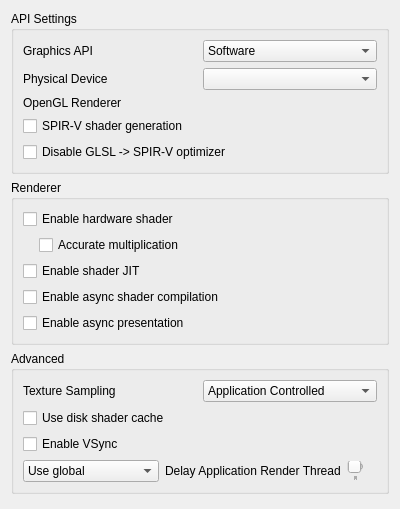
<?xml version="1.0" encoding="UTF-8"?>
<ui version="4.0">
 <class>ConfigureGraphics</class>
 <widget class="QWidget" name="ConfigureGraphics">
  <property name="geometry">
   <rect>
    <x>0</x>
    <y>0</y>
    <width>400</width>
    <height>509</height>
   </rect>
  </property>
  <property name="minimumSize">
   <size>
    <width>0</width>
    <height>0</height>
   </size>
  </property>
  <property name="windowTitle">
   <string>Form</string>
  </property>
  <property name="accessibleName">
   <string>Graphics</string>
  </property>
  <layout class="QVBoxLayout" name="verticalLayout">
   <item>
    <widget class="QGroupBox" name="apiBox">
     <property name="title">
      <string>API Settings</string>
     </property>
     <layout class="QVBoxLayout" name="verticalLayout_3">
      <item>
       <widget class="QWidget" name="graphics_api_group" native="true">
        <layout class="QHBoxLayout" name="graphics_api_group_2">
         <property name="leftMargin">
          <number>0</number>
         </property>
         <property name="topMargin">
          <number>0</number>
         </property>
         <property name="rightMargin">
          <number>0</number>
         </property>
         <property name="bottomMargin">
          <number>0</number>
         </property>
         <item>
          <widget class="QLabel" name="graphics_api_label">
           <property name="text">
            <string>Graphics API</string>
           </property>
          </widget>
         </item>
         <item>
          <widget class="QComboBox" name="graphics_api_combo">
           <item>
            <property name="text">
             <string>Software</string>
            </property>
           </item>
           <item>
            <property name="text">
             <string>OpenGL</string>
            </property>
           </item>
           <item>
            <property name="text">
             <string>Vulkan</string>
            </property>
           </item>
          </widget>
         </item>
        </layout>
       </widget>
      </item>
      <item>
       <widget class="QWidget" name="physical_device_group" native="true">
        <layout class="QHBoxLayout" name="physical_device_group_2">
         <property name="leftMargin">
          <number>0</number>
         </property>
         <property name="topMargin">
          <number>0</number>
         </property>
         <property name="rightMargin">
          <number>0</number>
         </property>
         <property name="bottomMargin">
          <number>0</number>
         </property>
         <item>
          <widget class="QLabel" name="physical_device_label">
           <property name="text">
            <string>Physical Device</string>
           </property>
          </widget>
         </item>
         <item>
          <widget class="QComboBox" name="physical_device_combo"/>
         </item>
        </layout>
       </widget>
      </item>
      <item>
       <widget class="QWidget" name="opengl_renderer_group" native="true">
        <layout class="QHBoxLayout" name="opengl_renderer_group_2">
         <property name="leftMargin">
          <number>0</number>
         </property>
         <property name="topMargin">
          <number>0</number>
         </property>
         <property name="rightMargin">
          <number>0</number>
         </property>
         <property name="bottomMargin">
          <number>0</number>
         </property>
         <item>
          <widget class="QLabel" name="opengl_renderer_label">
           <property name="text">
            <string>OpenGL Renderer</string>
           </property>
          </widget>
         </item>
         <item>
          <widget class="QLabel" name="opengl_renderer_name_label"/>
         </item>
        </layout>
       </widget>
      </item>
      <item>
       <widget class="QCheckBox" name="spirv_shader_gen">
        <property name="text">
         <string>SPIR-V shader generation</string>
        </property>
       </widget>
      </item>
      <item>
       <widget class="QCheckBox" name="disable_spirv_optimizer">
        <property name="text">
         <string>Disable GLSL -> SPIR-V optimizer</string>
        </property>
        <property name="toolTip">
         <string>&lt;html&gt;&lt;head/&gt;&lt;body&gt;&lt;p&gt;Disables the SPIR-V optimization pass, reducing stuttering considerably while barely affecting performance.&lt;/p&gt;&lt;/body&gt;&lt;/html&gt;</string>
        </property>
       </widget>
      </item>
     </layout>
    </widget>
   </item>
   <item>
    <widget class="QGroupBox" name="rendererBox">
     <property name="title">
      <string>Renderer</string>
     </property>
     <layout class="QVBoxLayout" name="verticalLayout_6">
      <item>
       <widget class="QWidget" name="hw_renderer_group" native="true">
        <layout class="QVBoxLayout" name="verticalLayout_5">
         <property name="leftMargin">
          <number>0</number>
         </property>
         <property name="topMargin">
          <number>0</number>
         </property>
         <property name="rightMargin">
          <number>0</number>
         </property>
         <property name="bottomMargin">
          <number>0</number>
         </property>
         <item>
          <widget class="QCheckBox" name="toggle_hw_shader">
           <property name="toolTip">
            <string>&lt;html&gt;&lt;head/&gt;&lt;body&gt;&lt;p&gt;Use the selected graphics API to accelerate shader emulation.&lt;/p&gt;&lt;p&gt;Requires a relatively powerful GPU for better performance.&lt;/p&gt;&lt;/body&gt;&lt;/html&gt;</string>
           </property>
           <property name="text">
            <string>Enable hardware shader</string>
           </property>
          </widget>
         </item>
         <item>
          <widget class="QWidget" name="hw_shader_group" native="true">
           <layout class="QVBoxLayout" name="verticalLayout_7">
            <property name="leftMargin">
             <number>16</number>
            </property>
            <property name="topMargin">
             <number>0</number>
            </property>
            <property name="rightMargin">
             <number>0</number>
            </property>
            <property name="bottomMargin">
             <number>0</number>
            </property>
            <item>
             <widget class="QCheckBox" name="toggle_accurate_mul">
              <property name="toolTip">
               <string>&lt;html&gt;&lt;head/&gt;&lt;body&gt;&lt;p&gt;Correctly handle all edge cases in multiplication operation in shaders. &lt;/p&gt;&lt;p&gt;Some applications requires this to be enabled for the hardware shader to render properly.&lt;/p&gt;&lt;p&gt;However this would reduce performance in most applications.&lt;/p&gt;&lt;/body&gt;&lt;/html&gt;</string>
              </property>
              <property name="text">
               <string>Accurate multiplication</string>
              </property>
             </widget>
            </item>
           </layout>
          </widget>
         </item>
        </layout>
       </widget>
      </item>
      <item>
       <widget class="QCheckBox" name="toggle_shader_jit">
        <property name="toolTip">
         <string>&lt;html&gt;&lt;head/&gt;&lt;body&gt;&lt;p&gt;Use the JIT engine instead of the interpreter for software shader emulation. &lt;/p&gt;&lt;p&gt;Enable this for better performance.&lt;/p&gt;&lt;/body&gt;&lt;/html&gt;</string>
        </property>
        <property name="text">
         <string>Enable shader JIT</string>
        </property>
       </widget>
      </item>
      <item>
       <widget class="QCheckBox" name="toggle_async_shaders">
        <property name="toolTip">
         <string>&lt;html&gt;&lt;head/&gt;&lt;body&gt;&lt;p&gt;Compile shaders using background threads to avoid shader compilation stutter. Expect temporary graphical glitches&lt;/p&gt;&lt;/body&gt;&lt;/html&gt;</string>
        </property>
        <property name="text">
         <string>Enable async shader compilation</string>
        </property>
       </widget>
      </item>
      <item>
       <widget class="QCheckBox" name="toggle_async_present">
        <property name="toolTip">
         <string>&lt;html&gt;&lt;head/&gt;&lt;body&gt;&lt;p&gt;Perform presentation on separate threads. Improves performance when using Vulkan in most applications.&lt;/p&gt;&lt;/body&gt;&lt;/html&gt;</string>
        </property>
        <property name="text">
         <string>Enable async presentation</string>
        </property>
       </widget>
      </item>
     </layout>
    </widget>
   </item>
   <item>
    <widget class="QGroupBox" name="groupBox">
     <property name="title">
      <string>Advanced</string>
     </property>
     <layout class="QVBoxLayout" name="verticalLayout_2">
      <item>
       <widget class="QWidget" name="widget_texture_sampling" native="true">
        <layout class="QHBoxLayout" name="horizontalLayout_2">
         <property name="leftMargin">
          <number>0</number>
         </property>
         <property name="topMargin">
          <number>0</number>
         </property>
         <property name="rightMargin">
          <number>0</number>
         </property>
         <property name="bottomMargin">
          <number>0</number>
         </property>
         <item>
          <widget class="QLabel" name="texture_sampling_label">
           <property name="toolTip">
            <string>&lt;html&gt;&lt;head/&gt;&lt;body&gt;&lt;p&gt;Overrides the sampling filter used by applications. This can be useful in certain cases with poorly behaved applications when upscaling. If unsure, set this to Application Controlled&lt;/p&gt;&lt;/body&gt;&lt;/html&gt;</string>
           </property>
           <property name="text">
            <string>Texture Sampling</string>
           </property>
          </widget>
         </item>
         <item>
          <widget class="QComboBox" name="texture_sampling_combobox">
           <item>
            <property name="text">
             <string>Application Controlled</string>
            </property>
           </item>
           <item>
            <property name="text">
             <string>Nearest Neighbor</string>
            </property>
           </item>
           <item>
            <property name="text">
             <string>Linear</string>
            </property>
           </item>
          </widget>
         </item>
        </layout>
       </widget>
      </item>
      <item>
       <widget class="QCheckBox" name="toggle_disk_shader_cache">
        <property name="toolTip">
         <string>&lt;html&gt;&lt;head/&gt;&lt;body&gt;&lt;p&gt;Reduce stuttering by storing and loading generated shaders to disk.&lt;/p&gt;&lt;/body&gt;&lt;/html&gt;</string>
        </property>
        <property name="text">
         <string>Use disk shader cache</string>
        </property>
       </widget>
      </item>
      <item>
       <widget class="QCheckBox" name="toggle_vsync_new">
        <property name="toolTip">
         <string>VSync prevents the screen from tearing, but some graphics cards have lower performance with VSync enabled. Keep it enabled if you don't notice a performance difference.</string>
        </property>
        <property name="text">
         <string>Enable VSync</string>
        </property>
       </widget>
      </item>
      <item>
        <widget class="QWidget" name="delay_render_layout" native="true">
          <layout class="QHBoxLayout" name="delay_render_layout_inner">
            <property name="leftMargin">
              <number>0</number>
            </property>
            <property name="topMargin">
              <number>0</number>
            </property>
            <property name="rightMargin">
              <number>0</number>
            </property>
            <property name="bottomMargin">
              <number>0</number>
            </property>
            <item>
              <widget class="QComboBox" name="delay_render_combo">
                <item>
                  <property name="text">
                    <string>Use global</string>
                  </property>
                </item>
                <item>
                  <property name="text">
                    <string>Use per-application</string>
                  </property>
                </item>
              </widget>
            </item>
            <item>
              <widget class="QLabel" name="label_delay_render">
                <property name="text">
                  <string>Delay Application Render Thread</string>
                </property>
                <property name="toolTip">
                  <string>&lt;html&gt;&lt;head/&gt;&lt;body&gt;&lt;p&gt;Delays the emulated application render thread the specified amount of milliseconds every time it submits render commands to the GPU.&lt;/p&gt;&lt;p&gt;Adjust this feature in the (very few) dynamic framerate applications to fix performance issues.&lt;/p&gt;&lt;/body&gt;&lt;/html&gt;</string>
                </property>
              </widget>
            </item>
            <item>
              <widget class="QSlider" name="delay_render_slider">
                <property name="minimum">
                  <number>0</number>
                </property>
                <property name="maximum">
                  <number>16000</number>
                </property>
                <property name="singleStep">
                  <number>100</number>
                </property>
                <property name="pageStep">
                  <number>250</number>
                </property>
                <property name="value">
                  <number>0</number>
                </property>
                <property name="orientation">
                  <enum>Qt::Horizontal</enum>
                </property>
                <property name="tickPosition">
                  <enum>QSlider::TicksBelow</enum>
                </property>
              </widget>
            </item>
            <item>
              <widget class="QLabel" name="delay_render_display_label">
                <property name="text">
                  <string/>
                </property>
                <property name="alignment">
                  <set>Qt::AlignRight|Qt::AlignTrailing|Qt::AlignVCenter</set>
                </property>
              </widget>
            </item>
          </layout>
        </widget>
      </item>
     </layout>
    </widget>
   </item>
   <item>
    <spacer name="verticalSpacer">
     <property name="orientation">
      <enum>Qt::Vertical</enum>
     </property>
     <property name="sizeHint" stdset="0">
      <size>
       <width>20</width>
       <height>270</height>
      </size>
     </property>
    </spacer>
   </item>
  </layout>
 </widget>
 <tabstops>
  <tabstop>toggle_accurate_mul</tabstop>
  <tabstop>toggle_shader_jit</tabstop>
  <tabstop>toggle_disk_shader_cache</tabstop>
  <tabstop>toggle_vsync_new</tabstop>
 </tabstops>
 <resources/>
 <connections/>
</ui>
